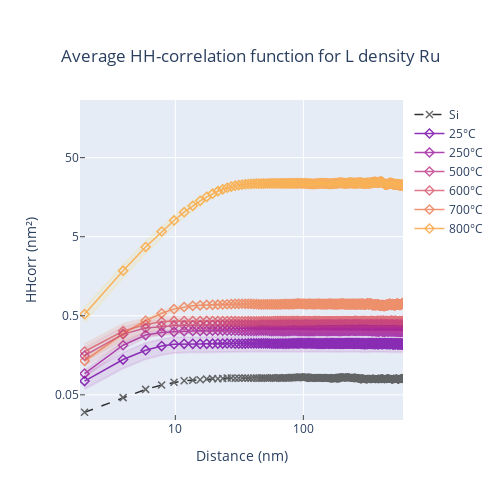

Notebook code cell kept with this figure:
### Markdown cell above
# Plot all Temperatures in one graph

### Code cell
temperatures = ['800','700','600','500','250','25']
named_colorscales = px.colors.named_colorscales()
colors = px.colors.sequential.Plasma_r[2:8]
# co = ['#7201a8', '#9c179e', '#bd3786', '#d8576b', '#ed7953', '#fb9f3a', '#fdca26', '#f0f921']
ciao = ['rgba(253,202,38, 0.1)','rgba(251,159,58, 0.1)','rgba(237,121,83, 0.1)','rgba(216,87,107, 0.1)',
       'rgba(189,55,134, 0.1)','rgba(156,23,158,0.1)',
        'rgba(114,1,168,0.1)']

Si = ['20']
col = ['black']

densities = ['H','LH','L']
symbols = ['circle-open', 'square-open', 'diamond-open']


for dens, symbol in zip(densities, symbols):
    
    fig = go.Figure()

    for temp, color in zip(temperatures, colors):
        

        label = f"{temp}°C"
        fig.add_trace(
            go.Scatter(
                x = x_new[:1000], 
                y = AvHHcorr[dens][temp]['value'][:1000],
                mode = 'lines+markers',
                name = label,
                marker = dict(color = color, 
                              symbol = symbol,
                              opacity = 1, 
                              size = 7,
                              line = dict(width = 1.5)
                             ),
                opacity = 0.8,
                line = dict(
                    color = color,
                    width = 1.5)
            )
        )
        
    for temp, c in zip(temperatures, ciao):   
        fig.add_trace(
            go.Scatter(
                    x = x_new[:1000],
                    y = AvHHcorr[dens][temp]['value_lower'][:1000],
                    mode = 'lines',
                    line = dict(color = c),
                    showlegend=False
        ))

        fig.add_trace(
            go.Scatter(
                    x = x_new[:1000],
                    y = AvHHcorr[dens][temp]['value_upper'][:1000],
                    mode = 'lines',
                    line = dict(color = c),
                    fill='tonexty',
                    fillcolor = c,
                    showlegend=False
            ))

            
    for temp, colo in zip(Si, col):

        label = f"Si"
        fig.add_trace(
            go.Scatter(
                x = x_new[:1000], 
                y = AvHHcorr[dens][temp]['value'][:1000],
                mode = 'lines + markers',
                name = label,marker = dict(color = 'black', 
                              symbol = 'x-thin',
                              size = 7,
                              line = dict(width=1.5)
                             ),
                opacity = 0.8,
                line = dict(
                    color = colo,
                    dash = 'dash',
                    width = 1.5
                    )
            )
        )
        

        fig.update_layout(title={'text': f'Average HH-correlation function for {dens} density Ru', 
                        'xanchor':'center', 'yanchor': 'top', 'y':0.9,  'x':0.5},
                   xaxis=dict(title='Distance (nm)', ticks="inside",
                              range=[np.log10(1.8),np.log10(600)],
                              tickmode = "linear",
                              tick0 = np.log10(1),
                              dtick = np.log10(10),
#                               linewidth=1, linecolor='black', mirror=True
                             ),
                   yaxis=dict(title='HHcorr (nm²)', ticks="inside",
                              range=[np.log10(min(AvHHcorr[dens][temp]['value']*0.8)),
                                     np.log10(int(max(AvHHcorr['LH']['800']['value']*1.5)))],
                              tickmode = "linear",
                              tick0 = np.log10(5),
                              dtick = np.log10(0.1),
#                               linewidth=1, linecolor='black', mirror=True
                             ),
#                    template ="plotly_white",
                   width=500, height=500
                  )
        
    fig.update_xaxes(type="log")
    fig.update_yaxes(type="log")
         
    fig.write_image(f"{new_folder_name}/AFM_Average HH function - Ru_{dens}_withSi_z{z_score}_sq.png")
    fig.write_image(f"{new_folder_name}/AFM_Average HH function - Ru_{dens}_withSi_z{z_score}_sq.svg")
    
fig.show()

### Figure 1 — Plotly figure (JSON) as saved in the notebook; plotly's stock layout.template omitted (floating-point values rounded to 4 significant figures; data arrays with more than 128 entries replaced by an {"elided": "..."} marker saying what was removed)
{"data": [{"line": {"color": "#fb9f3a", "width": 1.5}, "marker": {"color": "#fb9f3a", "line": {"width": 1.5}, "opacity": 1, "size": 7, "symbol": "diamond-open"}, "mode": "lines+markers", "name": "800°C", "opacity": 0.8, "type": "scatter", "x": {"elided": "511 float values"}, "y": {"elided": "511 float values"}}, {"line": {"color": "#ed7953", "width": 1.5}, "marker": {"color": "#ed7953", "line": {"width": 1.5}, "opacity": 1, "size": 7, "symbol": "diamond-open"}, "mode": "lines+markers", "name": "700°C", "opacity": 0.8, "type": "scatter", "x": {"elided": "511 float values"}, "y": {"elided": "511 float values"}}, {"line": {"color": "#d8576b", "width": 1.5}, "marker": {"color": "#d8576b", "line": {"width": 1.5}, "opacity": 1, "size": 7, "symbol": "diamond-open"}, "mode": "lines+markers", "name": "600°C", "opacity": 0.8, "type": "scatter", "x": {"elided": "511 float values"}, "y": {"elided": "511 float values"}}, {"line": {"color": "#bd3786", "width": 1.5}, "marker": {"color": "#bd3786", "line": {"width": 1.5}, "opacity": 1, "size": 7, "symbol": "diamond-open"}, "mode": "lines+markers", "name": "500°C", "opacity": 0.8, "type": "scatter", "x": {"elided": "511 float values"}, "y": {"elided": "511 float values"}}, {"line": {"color": "#9c179e", "width": 1.5}, "marker": {"color": "#9c179e", "line": {"width": 1.5}, "opacity": 1, "size": 7, "symbol": "diamond-open"}, "mode": "lines+markers", "name": "250°C", "opacity": 0.8, "type": "scatter", "x": {"elided": "511 float values"}, "y": {"elided": "511 float values"}}, {"line": {"color": "#7201a8", "width": 1.5}, "marker": {"color": "#7201a8", "line": {"width": 1.5}, "opacity": 1, "size": 7, "symbol": "diamond-open"}, "mode": "lines+markers", "name": "25°C", "opacity": 0.8, "type": "scatter", "x": {"elided": "511 float values"}, "y": {"elided": "511 float values"}}, {"line": {"color": "rgba(253,202,38, 0.1)"}, "mode": "lines", "showlegend": false, "type": "scatter", "x": {"elided": "511 float values"}, "y": {"elided": "511 float values"}}, {"fill": "tonexty", "fillcolor": "rgba(253,202,38, 0.1)", "line": {"color": "rgba(253,202,38, 0.1)"}, "mode": "lines", "showlegend": false, "type": "scatter", "x": {"elided": "511 float values"}, "y": {"elided": "511 float values"}}, {"line": {"color": "rgba(251,159,58, 0.1)"}, "mode": "lines", "showlegend": false, "type": "scatter", "x": {"elided": "511 float values"}, "y": {"elided": "511 float values"}}, {"fill": "tonexty", "fillcolor": "rgba(251,159,58, 0.1)", "line": {"color": "rgba(251,159,58, 0.1)"}, "mode": "lines", "showlegend": false, "type": "scatter", "x": {"elided": "511 float values"}, "y": {"elided": "511 float values"}}, {"line": {"color": "rgba(237,121,83, 0.1)"}, "mode": "lines", "showlegend": false, "type": "scatter", "x": {"elided": "511 float values"}, "y": {"elided": "511 float values"}}, {"fill": "tonexty", "fillcolor": "rgba(237,121,83, 0.1)", "line": {"color": "rgba(237,121,83, 0.1)"}, "mode": "lines", "showlegend": false, "type": "scatter", "x": {"elided": "511 float values"}, "y": {"elided": "511 float values"}}, {"line": {"color": "rgba(216,87,107, 0.1)"}, "mode": "lines", "showlegend": false, "type": "scatter", "x": {"elided": "511 float values"}, "y": {"elided": "511 float values"}}, {"fill": "tonexty", "fillcolor": "rgba(216,87,107, 0.1)", "line": {"color": "rgba(216,87,107, 0.1)"}, "mode": "lines", "showlegend": false, "type": "scatter", "x": {"elided": "511 float values"}, "y": {"elided": "511 float values"}}, {"line": {"color": "rgba(189,55,134, 0.1)"}, "mode": "lines", "showlegend": false, "type": "scatter", "x": {"elided": "511 float values"}, "y": {"elided": "511 float values"}}, {"fill": "tonexty", "fillcolor": "rgba(189,55,134, 0.1)", "line": {"color": "rgba(189,55,134, 0.1)"}, "mode": "lines", "showlegend": false, "type": "scatter", "x": {"elided": "511 float values"}, "y": {"elided": "511 float values"}}, {"line": {"color": "rgba(156,23,158,0.1)"}, "mode": "lines", "showlegend": false, "type": "scatter", "x": {"elided": "511 float values"}, "y": {"elided": "511 float values"}}, {"fill": "tonexty", "fillcolor": "rgba(156,23,158,0.1)", "line": {"color": "rgba(156,23,158,0.1)"}, "mode": "lines", "showlegend": false, "type": "scatter", "x": {"elided": "511 float values"}, "y": {"elided": "511 float values"}}, {"line": {"color": "black", "dash": "dash", "width": 1.5}, "marker": {"color": "black", "line": {"width": 1.5}, "size": 7, "symbol": "x-thin"}, "mode": "lines+markers", "name": "Si", "opacity": 0.8, "type": "scatter", "x": {"elided": "511 float values"}, "y": {"elided": "511 float values"}}], "layout": {"height": 500, "title": {"text": "Average HH-correlation function for L density Ru", "x": 0.5, "xanchor": "center", "y": 0.9, "yanchor": "top"}, "width": 500, "xaxis": {"dtick": 1, "range": [0.2553, 2.778], "tick0": 0, "tickmode": "linear", "ticks": "inside", "title": {"text": "Distance (nm)"}, "type": "log"}, "yaxis": {"dtick": -1, "range": [-1.619, 2.428], "tick0": 0.699, "tickmode": "linear", "ticks": "inside", "title": {"text": "HHcorr (nm²)"}, "type": "log"}}}
